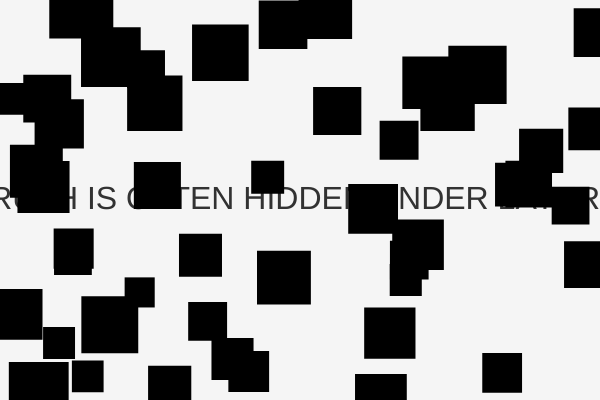
Frame 1 (no input)
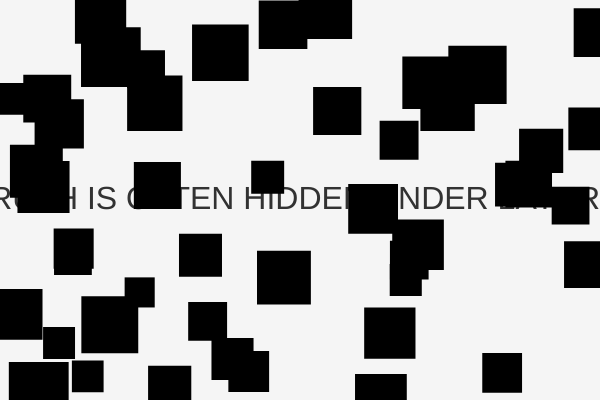
Frame 60 (no input)
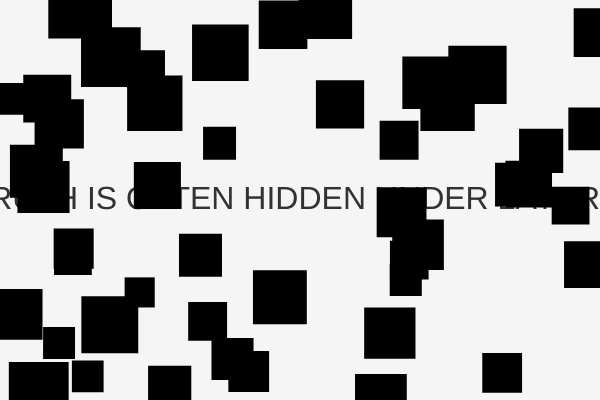
Frame 120 (the mouse pressed at the canvas centre since frame 60)

The p5.js sketch that drew these frames (run headless with seeded random() and noise() and a simulated clock; from frame 60 on, the mouse is pressed at the canvas centre):

// p5.js sketch
// ── sketch.js
/*

Week 4
Coding Agents

*/

document.title = "W4 - Coding Agents";

/*

Source completely generated by Gemini 3 Thinking
Prompt: build a p5 js sketch where some body text is obstructed by randomly-placed squares, and when the mouse gets near those sketches, they move out of the way.

*/

let obstacles = [];
let numObstacles = 50;
let message = "TRUTH IS OFTEN HIDDEN UNDER LAYERS.";

function setup() {
  createCanvas(600, 400);
  rectMode(CENTER);
  textAlign(CENTER, CENTER);
  textSize(32);
  textFont("Helvetica");

  // Create random squares across the canvas
  for (let i = 0; i < numObstacles; i++) {
    obstacles.push(new Obstacle(random(width), random(height)));
  }
}

function draw() {
  background(245);

  // 1. Draw the "Hidden" Text
  fill(50);
  noStroke();
  text(message, width / 2, height / 2);

  // 2. Update and Draw Obstacles
  for (let obs of obstacles) {
    obs.update();
    obs.display();
  }
}

class Obstacle {
  constructor(x, y) {
    this.home = createVector(x, y);
    this.pos = createVector(x, y);
    this.size = random(30, 60);
    this.vel = createVector(0, 0);
    this.friction = 0.9; // Slows movement down
    this.repelDist = 100; // Sensitivity radius
  }

  update() {
    let mouse = createVector(mouseX, mouseY);
    let distToMouse = p5.Vector.dist(this.pos, mouse);

    if (distToMouse < this.repelDist) {
      // Create a force pointing away from the mouse
      let force = p5.Vector.sub(this.pos, mouse);
      force.setMag(2); // Speed of the push
      this.vel.add(force);
    } else {
      // Gently return home if the mouse is far away
      let returnForce = p5.Vector.sub(this.home, this.pos);
      returnForce.mult(0.05);
      this.vel.add(returnForce);
    }

    this.pos.add(this.vel);
    this.vel.mult(this.friction);
  }

  display() {
    fill(0); // Black squares
    rect(this.pos.x, this.pos.y, this.size, this.size);
  }
}
